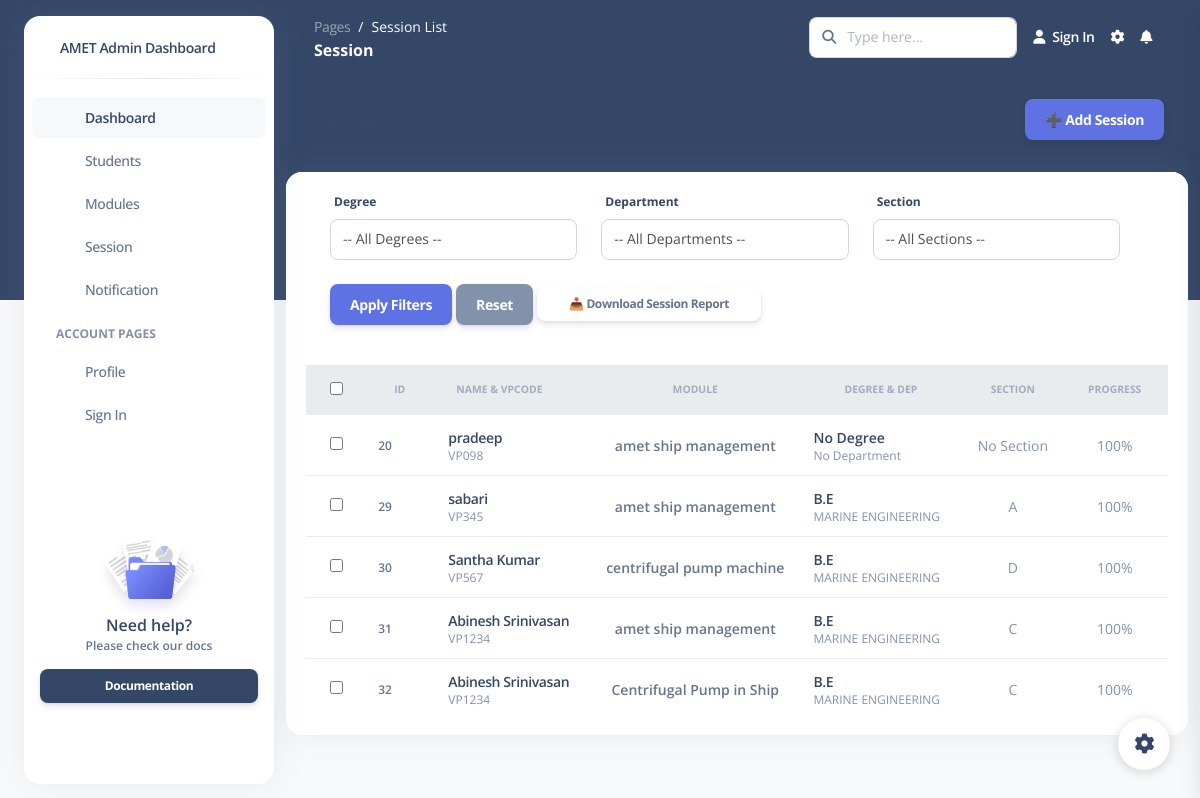
The app's page /sessions/ with its own data.
### students/models.py (models this page shows, shortened)
class Session(models.Model):
    student = models.ForeignKey(Student, on_delete=models.CASCADE)
    module = models.ForeignKey(Module, on_delete=models.CASCADE)
    check_in = models.DateTimeField(auto_now_add=True)
    check_out = models.DateTimeField(null=True, blank=True)
    progress = models.IntegerField(default=0)

class Student(models.Model):
    name = models.CharField(max_length=100)
    degree = models.ForeignKey(Degree, on_delete=models.SET_NULL, null=True, blank=True)
    department = models.ForeignKey(Department, on_delete=models.SET_NULL, null=True, blank=True,default=1)
    section = models.ForeignKey(Section, on_delete=models.SET_NULL, null=True, blank=True)
    email = models.EmailField(unique=True, null=True, blank=True)
    vp_code = models.CharField(max_length=20, unique=True)
    created_at = models.DateTimeField(default=timezone.now)

class Module(models.Model):
    name = models.CharField(max_length=100)
    description = models.TextField(null=True, blank=True)
    created_at = models.DateTimeField(default=timezone.now)

class Degree(models.Model):
    name = models.CharField(max_length=100)

class Department(models.Model):
    degree = models.ForeignKey(Degree, on_delete=models.CASCADE)
    name = models.CharField(max_length=100)

class Section(models.Model):
    department = models.ForeignKey(Department, on_delete=models.CASCADE)
    section = models.CharField(max_length=10)

### students/views.py (the view)
# urls.py: path('sessions/', sessions_list, name='sessions_list'),
def sessions_list(request):
    sessions = Session.objects.select_related(
    'student',
    'student__degree',
    'student__department',
    'student__section',
    'module'
).all()
    context = {
        'sessions': sessions,
    }
    return render(request, 'sessions_list.html', context)

### students/templates/sessions_list.html (shortened to what this page needs)
{% load static %}
<!DOCTYPE html>
<html lang="en">
<head>
  <link href="https://demos.creative-tim.com/argon-dashboard-pro/assets/css/nucleo-icons.css" rel="stylesheet" />
  <link href="https://demos.creative-tim.com/argon-dashboard-pro/assets/css/nucleo-svg.css" rel="stylesheet" />
  <link id="pagestyle" href="{% static 'css/argon-dashboard.css' %}" rel="stylesheet" />
</head>
<body class="g-sidenav-show   bg-gray-100">
  <div class="min-height-300 bg-dark position-absolute w-100"></div>
  <aside class="sidenav bg-white navbar navbar-vertical navbar-expand-xs border-0 border-radius-xl my-3 fixed-start ms-4 " id="sidenav-main">
    <div class="sidenav-header">
      <a class="navbar-brand m-0" href="{% url 'admin_dashboard' %}"  >
        <span class="ms-1 font-weight-bold">AMET Admin Dashboard</span>
      </a>
    </div>
    <hr class="horizontal dark mt-0">
    <div class="collapse navbar-collapse  w-auto " id="sidenav-collapse-main">
      <ul class="navbar-nav">
        <li class="nav-item">
          <a class="nav-link active" href="{% url 'admin_dashboard' %}">
            <div class="icon icon-shape icon-sm border-radius-md text-center me-2 d-flex align-items-center justify-content-center">
            </div>
            <span class="nav-link-text ms-1">Dashboard</span>
          </a>
        </li>
        <li class="nav-item">
          <a class="nav-link " href="{% url 'student_profile' %}">
            <div class="icon icon-shape icon-sm border-radius-md text-center me-2 d-flex align-items-center justify-content-center">
            </div>
            <span class="nav-link-text ms-1">Students</span>
          </a>
        </li>
        <li class="nav-item">
          <a class="nav-link " href="{% url 'module_list' %}">
            <div class="icon icon-shape icon-sm border-radius-md text-center me-2 d-flex align-items-center justify-content-center">
            </div>
            <span class="nav-link-text ms-1">Modules</span>
          </a>
        </li>
        <li class="nav-item">
          <a class="nav-link " href="{% url 'sessions_list' %}">
            <div class="icon icon-shape icon-sm border-radius-md text-center me-2 d-flex align-items-center justify-content-center">
            </div>
            <span class="nav-link-text ms-1">Session</span>
          </a>
        </li>
        <li class="nav-item">
          <a class="nav-link " href="">
            <div class="icon icon-shape icon-sm border-radius-md text-center me-2 d-flex align-items-center justify-content-center">
            </div>
            <span class="nav-link-text ms-1">Notification</span>
          </a>
        </li>
        <li class="nav-item mt-3">
          <h6 class="ps-4 ms-2 text-uppercase text-xs font-weight-bolder opacity-6">Account pages</h6>
        </li>
        <li class="nav-item">
          <a class="nav-link " href="">
            <div class="icon icon-shape icon-sm border-radius-md text-center me-2 d-flex align-items-center justify-content-center">
            </div>
            <span class="nav-link-text ms-1">Profile</span>
          </a>
        </li>
        <li class="nav-item">
          <a class="nav-link " href="{% url 'admin_login' %}">
            <div class="icon icon-shape icon-sm border-radius-md text-center me-2 d-flex align-items-center justify-content-center">
            </div>
            <span class="nav-link-text ms-1">Sign In</span>
          </a>
        </li>
      </ul>
    </div>
    <div class="sidenav-footer mx-3 ">
      <div class="card card-plain shadow-none" id="sidenavCard">
        <img class="w-50 mx-auto" src="{% static 'asset/img copy/illustrations/icon-documentation.svg' %}" alt="sidebar_illustration">
        <div class="card-body text-center p-3 w-100 pt-0">
          <div class="docs-info">
            <h6 class="mb-0">Need help?</h6>
            <p class="text-xs font-weight-bold mb-0">Please check our docs</p>
          </div>
        </div>
      <a href="" target="_blank" class="btn btn-dark btn-sm w-100 mb-3">Documentation</a>
    </div>
  </aside>
  <main class="main-content position-relative border-radius-lg ">
    <nav class="navbar navbar-main navbar-expand-lg px-0 mx-4 shadow-none border-radius-xl " id="navbarBlur" data-scroll="false">
      <div class="container-fluid py-1 px-3">
        <nav aria-label="breadcrumb">
          <ol class="breadcrumb bg-transparent mb-0 pb-0 pt-1 px-0 me-sm-6 me-5">
            <li class="breadcrumb-item text-sm"><a class="opacity-5 text-white" href="javascript:;">Pages</a></li>
            <li class="breadcrumb-item text-sm text-white active" aria-current="page">Session List</li>
          </ol>
          <h6 class="font-weight-bolder text-white mb-0">Session</h6>
        </nav>
        <div class="collapse navbar-collapse mt-sm-0 mt-2 me-md-0 me-sm-4" id="navbar">
          <div class="ms-md-auto pe-md-3 d-flex align-items-center">
            <div class="input-group">
              <span class="input-group-text text-body"><i class="fas fa-search" aria-hidden="true"></i></span>
              <input type="text" class="form-control" placeholder="Type here...">
            </div>
          </div>
          <ul class="navbar-nav  justify-content-end">
            <li class="nav-item d-flex align-items-center">
              <a href="{% url 'admin_login' %}" class="nav-link text-white font-weight-bold px-0">
                <i class="fa fa-user me-sm-1"></i>
                <span class="d-sm-inline d-none">Sign In</span>
              </a>
            </li>
            <li class="nav-item px-3 d-flex align-items-center">
              <a href="javascript:;" class="nav-link text-white p-0">
                <i class="fa fa-cog fixed-plugin-button-nav cursor-pointer"></i>
              </a>
            </li>
            <li class="nav-item dropdown pe-2 d-flex align-items-center">
              <a href="javascript:;" class="nav-link text-white p-0" id="dropdownMenuButton" data-bs-toggle="dropdown" aria-expanded="false">
                <i class="fa fa-bell cursor-pointer"></i>
              </a>
            </li>
          </ul>
        </div>
      </div>
    </nav>
   <div class="container-fluid py-4">
  <div class="d-flex justify-content-between align-items-center px-4 mb-3">
    <h5 class="mb-0 fw-bold">Session List</h5>
    <a href="" class="btn btn-primary">
      ➕ Add Session
    </a>
  </div>
  <div class="row">
    <div class="col-12">
      <div class="card mb-4">
        <div class="card-header pb-0">
        </div>
      <form method="get" class="row g-2 px-4 mb-3">
        <div class="row px-4 mb-3">
          <div class="col-md-4">
            <label for="degree">Degree</label>
            <select name="degree" id="degree" class="form-control">
              <option value="">-- All Degrees --</option>
            </select>
          </div>
    <div class="col-md-4">
      <label for="department">Department</label>
      <select name="department" id="department" class="form-control">
        <option value="">-- All Departments --</option>
      </select>
    </div>
    <div class="col-md-4">
      <label for="section">Section</label>
      <select name="section" id="section" class="form-control">
        <option value="">-- All Sections --</option>
      </select>
    </div>
  </div>
  <div class="px-4 mb-3">
    <button type="submit" class="btn btn-primary">Apply Filters</button>
    <a href="{% url 'sessions_list' %}" class="btn btn-secondary">Reset</a>
    <a href="{% url 'export_session_report' %}" class="btn btn btn-sm">
  📥 Download Session Report
</a>
</div>
 <div class="table-responsive p-0">
  <table class="table align-items-center mb-0">
    <thead class="bg-light">
      <tr>
        <th class="ps-4"><input type="checkbox" id="select-all" /></th>
        <th class="text-uppercase text-secondary text-xxs font-weight-bolder opacity-7">ID</th>
        <th class="text-uppercase text-secondary text-xxs font-weight-bolder opacity-7">Name & VPCode</th>
        <th class="text-uppercase text-secondary text-xxs font-weight-bolder opacity-7 text-center">Module</th>
        <th class="text-uppercase text-secondary text-xxs font-weight-bolder opacity-7 text-center">Degree & Dep</th>
        <th class="text-uppercase text-secondary text-xxs font-weight-bolder opacity-7 text-center">Section</th>
        <th class="text-uppercase text-secondary text-xxs font-weight-bolder opacity-7 text-center">Progress</th>
      </tr>
    </thead>
    <tbody>
      {% for session in sessions %}
      <tr>
        <td class="ps-4">
          <input type="checkbox" name="selected_ids" value="{{ session.id }}">
        </td>
        <td><p class="text-xs font-weight-bold mb-0">{{ session.id }}</p></td>
        <td>
          <div class="d-flex px-2 py-1 align-items-center">
            <div class="d-flex flex-column justify-content-center">
              <h6 class="mb-0 text-sm">
                <a href="{% url 'edit_student' session.student.id %}">{{ session.student.name }}</a>
              </h6>
              <p class="text-xs text-secondary mb-0">{{ session.student.vp_code }}</p>
            </div>
          </div>
        </td>
        <td class="text-center"><p class="text-sm font-weight-bold mb-0">{{ session.module.name }}</p></td>
<td>
  <div class="d-flex px-2 py-1 align-items-center">
    <div class="d-flex flex-column justify-content-center">
      <h6 class="mb-0 text-sm">
        {% if session.student.degree %}
          <a href="">{{ session.student.degree.name }}</a>
        {% else %}
          No Degree
        {% endif %}
      </h6>
      <p class="text-xs text-secondary mb-0">
        {% if session.student.department %}
          {{ session.student.department.name }}
        {% else %}
          No Department
        {% endif %}
      </p>
    </div>
  </div>
</td>
<td class="text-center">
  <p class="text-sm text-secondary mb-0">
    {% if session.student.section %}
      {{ session.student.section.section }}
    {% else %}
      No Section
    {% endif %}
  </p>
</td>
        <td class="text-center">
          <p class="text-sm text-secondary mb-0">{{ session.progress }}%</p>
        </td>
      </tr>
      {% empty %}
      <tr>
        <td colspan="7" class="text-center py-4"><p class="text-muted mb-0">No sessions found.</p></td>
      </tr>
      {% endfor %}
    </tbody>
  </table>
</div>
</form>
      </div>
    </div>
  </div>
  <footer class="footer pt-3">
  </footer>
</div>
  </main>
  <div class="fixed-plugin">
    <a class="fixed-plugin-button text-dark position-fixed px-3 py-2">
      <i class="fa fa-cog py-2"> </i>
    </a>
  </div>
</body>
</html>

### records on screen
Session: id "20", student.name "pradeep", student.vp_code "VP098", module.name "amet ship management", shows "No Degree", shows "No Department", shows "No Section", progress "100"
Session: id "29", student.name "sabari", student.vp_code "VP345", module.name "amet ship management", student.degree.name "B.E", student.department.name "MARINE ENGINEERING", student.section.section "A", progress "100"
Session: id "30", student.name "Santha Kumar", student.vp_code "VP567", module.name "centrifugal pump machine", student.degree.name "B.E", student.department.name "MARINE ENGINEERING", student.section.section "D", progress "100"
Session: id "31", student.name "Abinesh Srinivasan", student.vp_code "VP1234", module.name "amet ship management", student.degree.name "B.E", student.department.name "MARINE ENGINEERING", student.section.section "C", progress "100"
Session: id "32", student.name "Abinesh Srinivasan", student.vp_code "VP1234", module.name "Centrifugal Pump in Ship", student.degree.name "B.E", student.department.name "MARINE ENGINEERING", student.section.section "C", progress "100"
